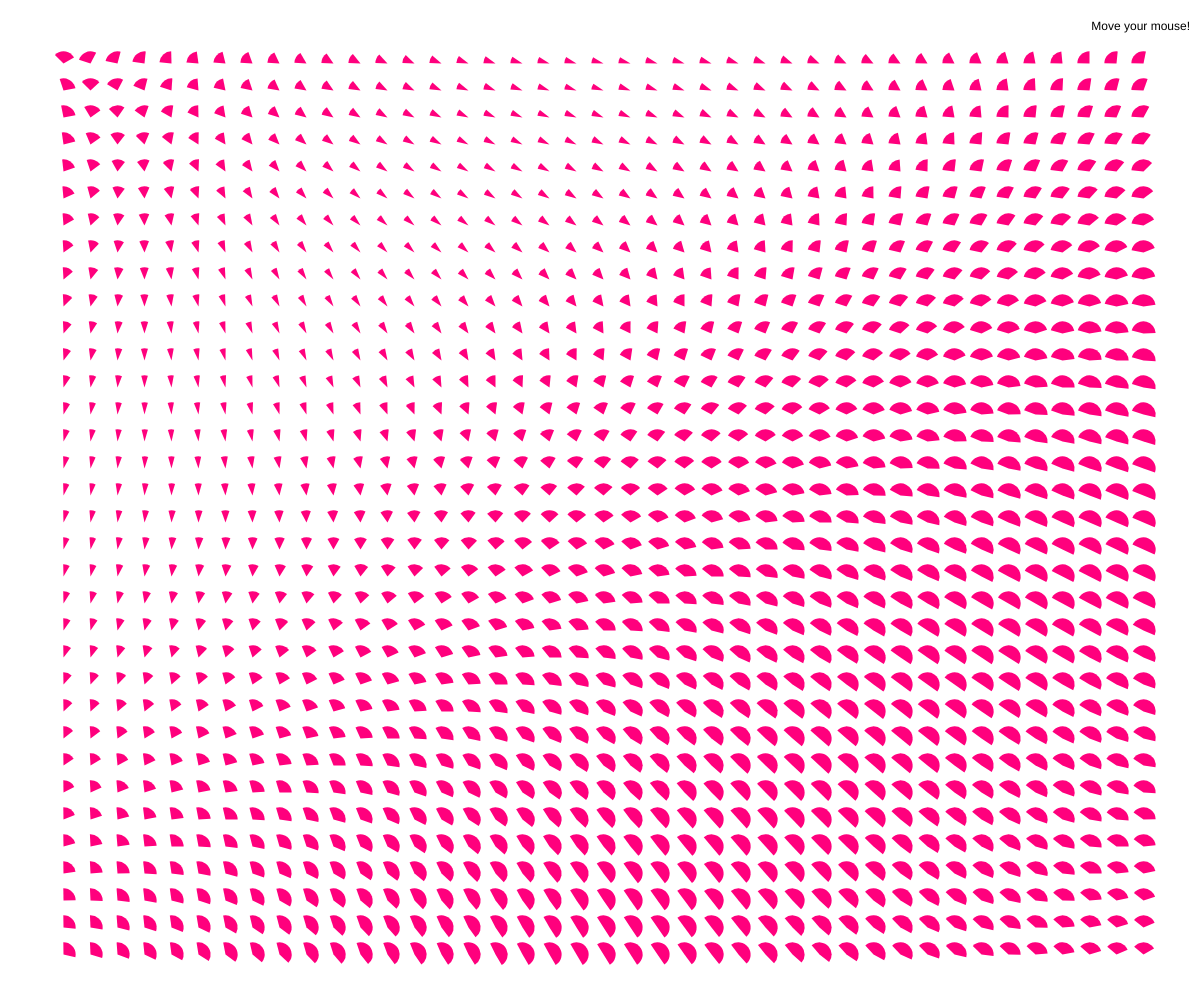
Frame 1 (no input)
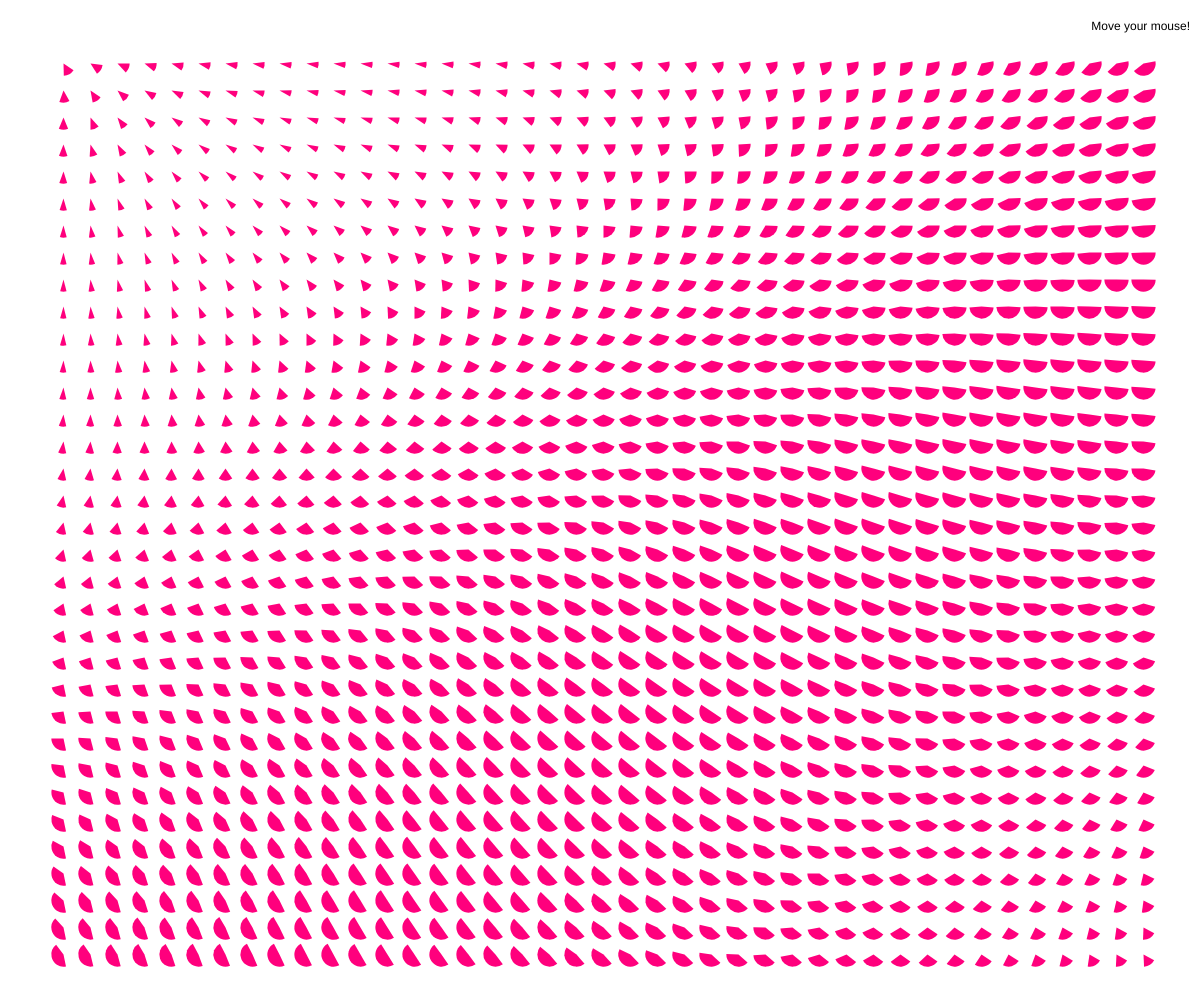
Frame 60 (no input)
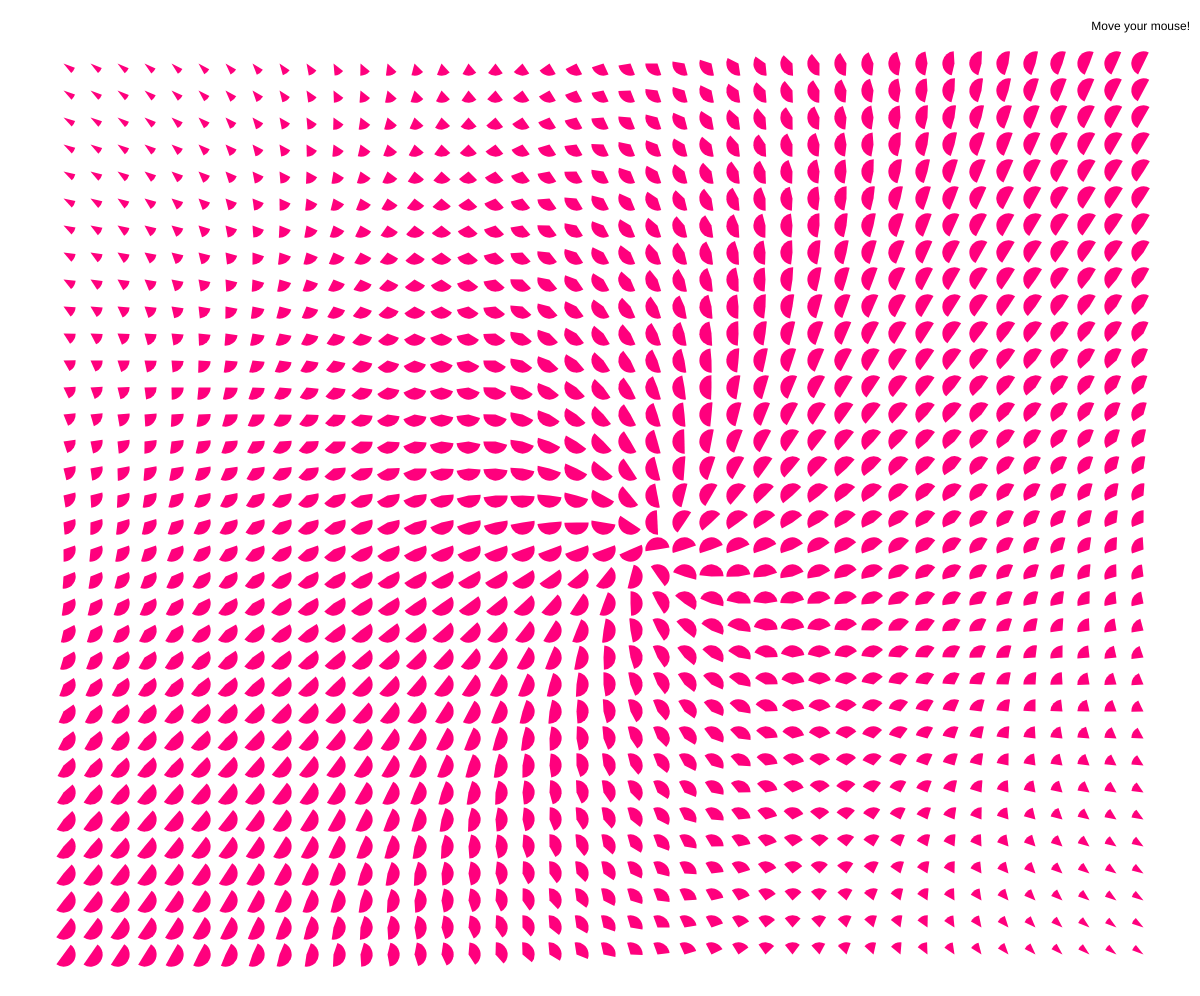
Frame 120 (the mouse pressed at the canvas centre since frame 60)

The p5.js sketch that drew these frames (run headless with seeded random() and noise() and a simulated clock; from frame 60 on, the mouse is pressed at the canvas centre):

// p5.js sketch
// ── sketch.js
var rows=0, cols=0, cellSize = 27;
var sz=0, theta=0, edge = 50;

function setup() {
  createCanvas(windowWidth, windowHeight-4);
  rows = (width-2*edge)/cellSize;
  cols = (height-2*edge)/cellSize;
}

function draw() {
  background(255);
  fill(0);
  noStroke();
  textAlign(RIGHT);
  text("Move your mouse!", width - 10, 30);
  for (var i=0; i<=rows; i++) {
    for (var j=0; j<cols; j++) {
      var offSet =PI + PI/rows*i + PI/cols*j;
      var x = (i+.5)*cellSize;
      var y = (j+.5)*cellSize;
      var dx = mouseX-x;
      var dy = mouseY-y;
      noStroke();
      fill(255,0,125);
      var r = atan2(dy, dx);
      var arcSize =  map(sin(theta/4+offSet), -1, 1, radians(30), PI);
      sz = cellSize*.90;
      push();
      translate(x+edge, y+edge);
      rotate(r+theta);
      arc(0, 0, sz, sz, 0, arcSize);
      pop();
    }
  }
  theta += 0.05;
}
function windowResized() {
  resizeCanvas(windowWidth, windowHeight-4);
}
